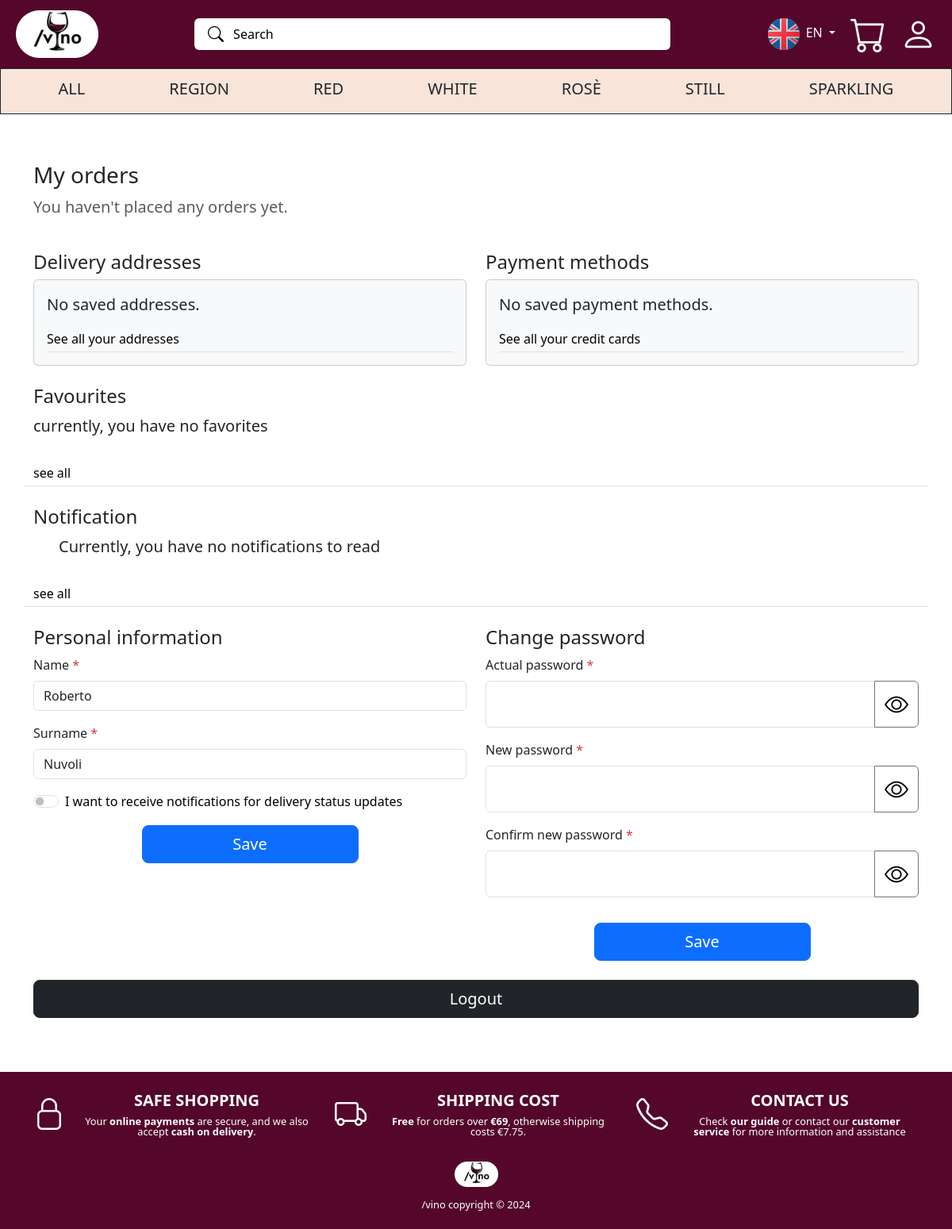
The app's page /utente.php?lang=en (signed in), older data.
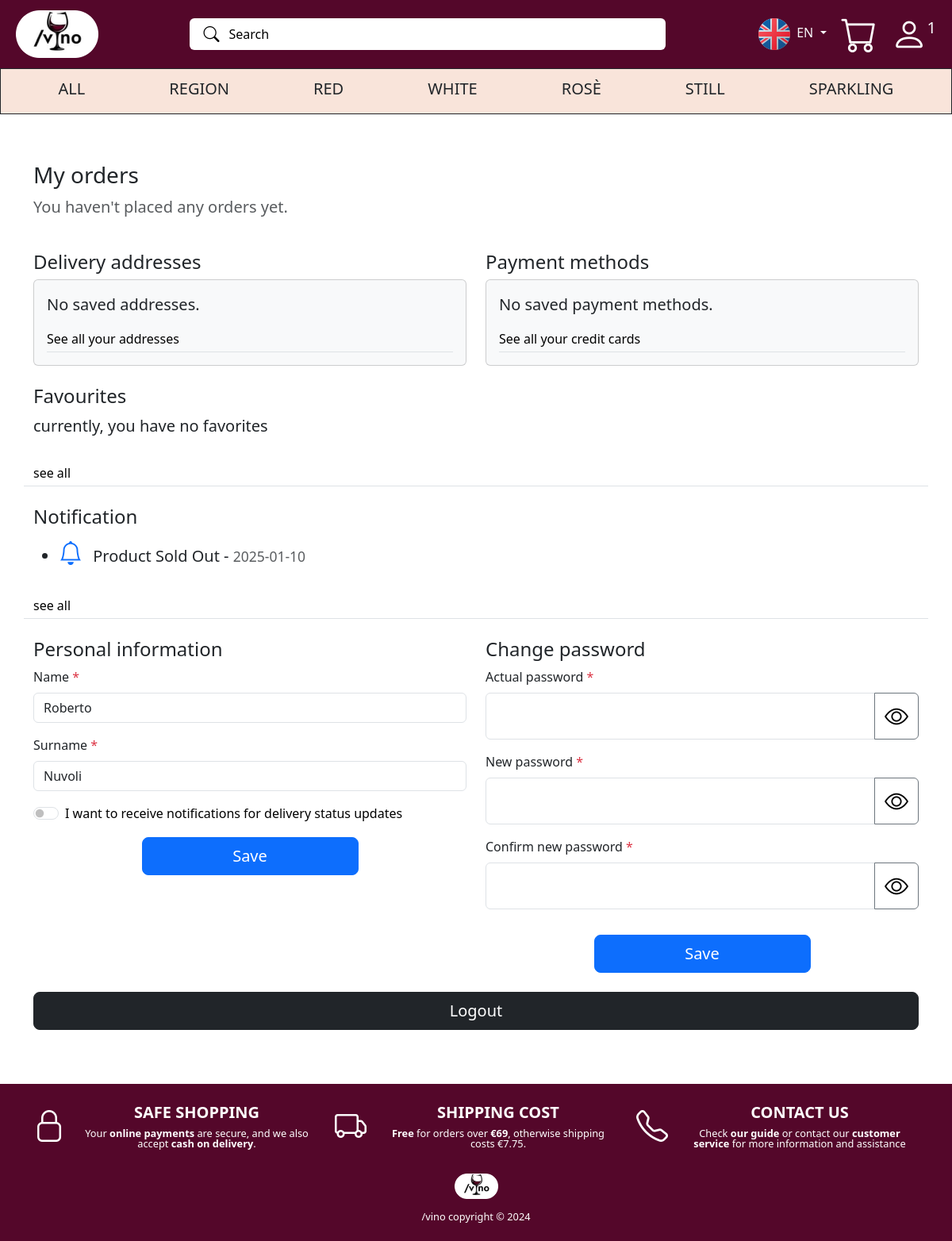
The same page, newer data.
### tables this page shows
create table TESTO_NOTIFICA (
     ID_Testo varchar(10) not null,
     Lingua numeric(1) not null,
     Titolo varchar(50) not null,
     Testo varchar(200) not null,
     ID_NOTIFICA varchar(10) not null,
     primary key (ID_Testo));

create table NOTIFICA (
     ID_NOTIFICA varchar(10) not null,
     Data date not null,
     Visualizzato char not null,
     Email varchar(100) not null,
     primary key (ID_NOTIFICA));

### utente.php (called while the page is built, shortened)
<?php
require_once("bootstrapt.php");
require("template/base.php");
?>

### db/database.php (called while the page is built, shortened)
<?php
class VinoDatabase {
    private $pdo;
    public function __construct() {
        try {
            $this->pdo = new PDO("mysql:host=localhost;dbname=vino", "root", "");
            $this->pdo->setAttribute(PDO::ATTR_ERRMODE, PDO::ERRMODE_EXCEPTION);
        } catch (PDOException $e) {
            die("Connection failed: " . $e->getMessage());
        }
    }
    private function executeQuery($query, $params = []) {
        $stmt = $this->pdo->prepare($query);
        $stmt->execute($params);
        return $stmt->fetchAll(PDO::FETCH_ASSOC);
    }
    public function getUltimeDueNotifiche($lingua = 1, $email){
        $query = "
        SELECT N.Data, TN.Titolo, TN.Testo
        FROM Notifica AS N
        JOIN testo_notifica AS TN ON N.ID_NOTIFICA = TN.ID_NOTIFICA
        WHERE N.Email = :email
          AND TN.lingua = :lingua
          AND N.Visualizzato = 'N'
        ORDER BY N.Data DESC
        LIMIT 2";
        $params = [
            ':email' => $email,
            ':lingua' => $lingua
        ];
        return $this->executeQuery($query, $params);
    }
}
?>

### bootstrapt.php (called while the page is built, shortened)
<?php
require_once("db/database.php");
$db = new VinoDatabase();
if (isset($_GET['lang'])) {
    $linguaAttuale = $_GET['lang'];
} elseif (isset($_COOKIE['lingua'])) {
    $linguaAttuale = $_COOKIE['lingua'];
} else {
    $linguaAttuale = "it";
}
?>

### template/utente-template.php (the view, shortened to what the rows shown need)
<div class="container mt-4 mb-5 d-none d-md-block">
  <div class="row mb-4">
    <div class="col-12">
      <ul class="notifications-list">
      <?php $lastNotifications = $db->getUltimeDueNotifiche($linguaAttuale === "it" ? 1 : 2, $_SESSION["email"]) ?>
      <?php if(!empty($lastNotifications)): ?>
      <?php foreach ($lastNotifications as $notifica): ?>
        <li>
          <span class="bi bi-bell text-primary me-2" role="img" aria-label="icona campanella"></span>
          <?php echo $notifica["Titolo"] ?> - <small class="text-muted"><?php echo $notifica["Data"] ?></small>
        </li>
        <?php endforeach; ?>
        <?php else: ?>
          <p> <?php echo $linguaAttuale == "en" ? "Currently, you have no notifications to read" : "Attualmente non hai notifiche da leggere" ?> </p>
        <?php endif; ?>
      </ul>
    </div>
  </div>
</div>

Row changes from the older to the newer data that the page shows:
added testo_notifica: Titolo "Product Sold Out", ID_NOTIFICA.Data "2025-01-10"
Text that changed along with them:
$nNotifications[0]["COUNT(ID_NOTIFICA)"]: (not shown) → "1"
text no longer shown: "Currently, you have no notifications to read"
